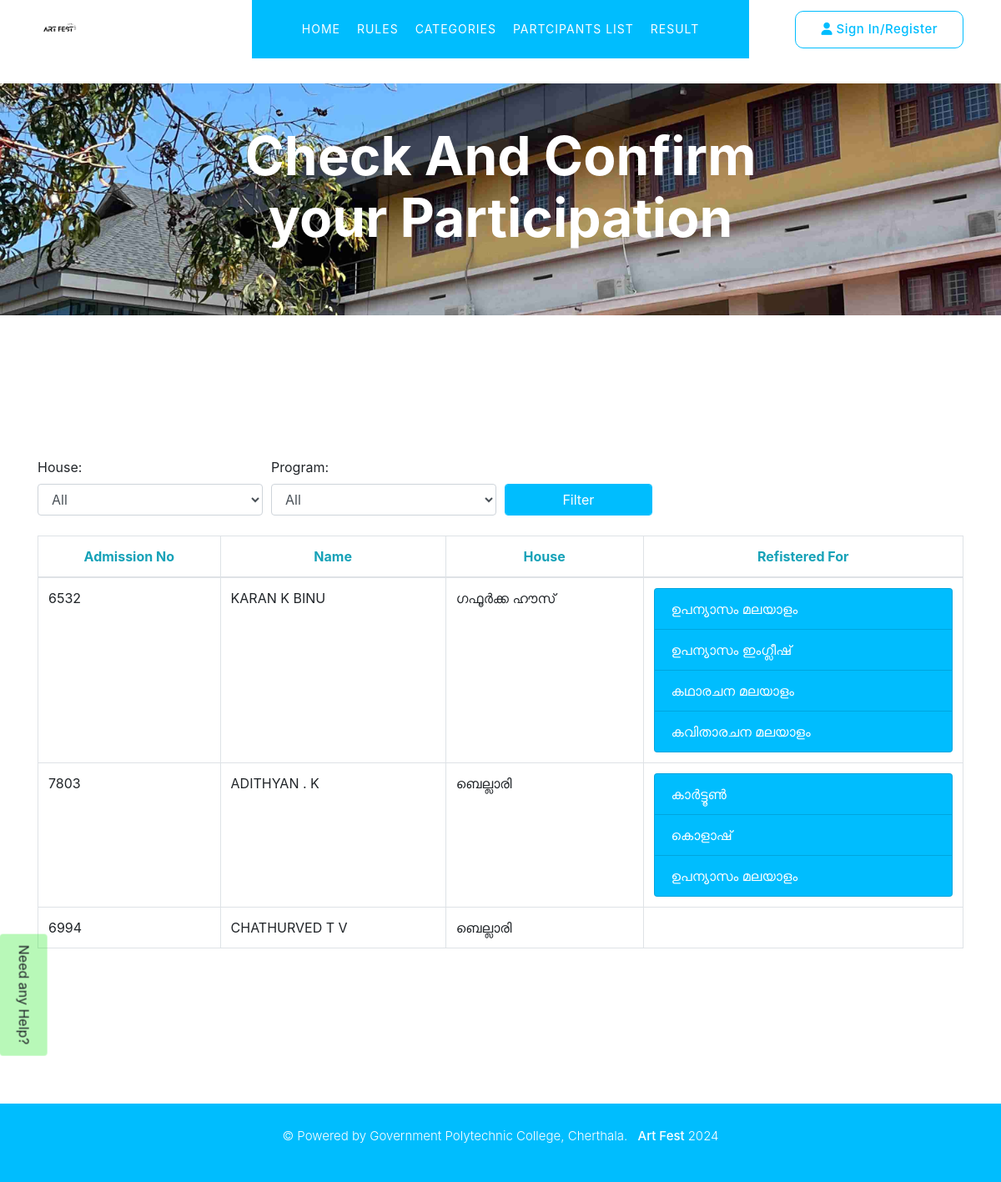
Before: /contest_details with the older database file.
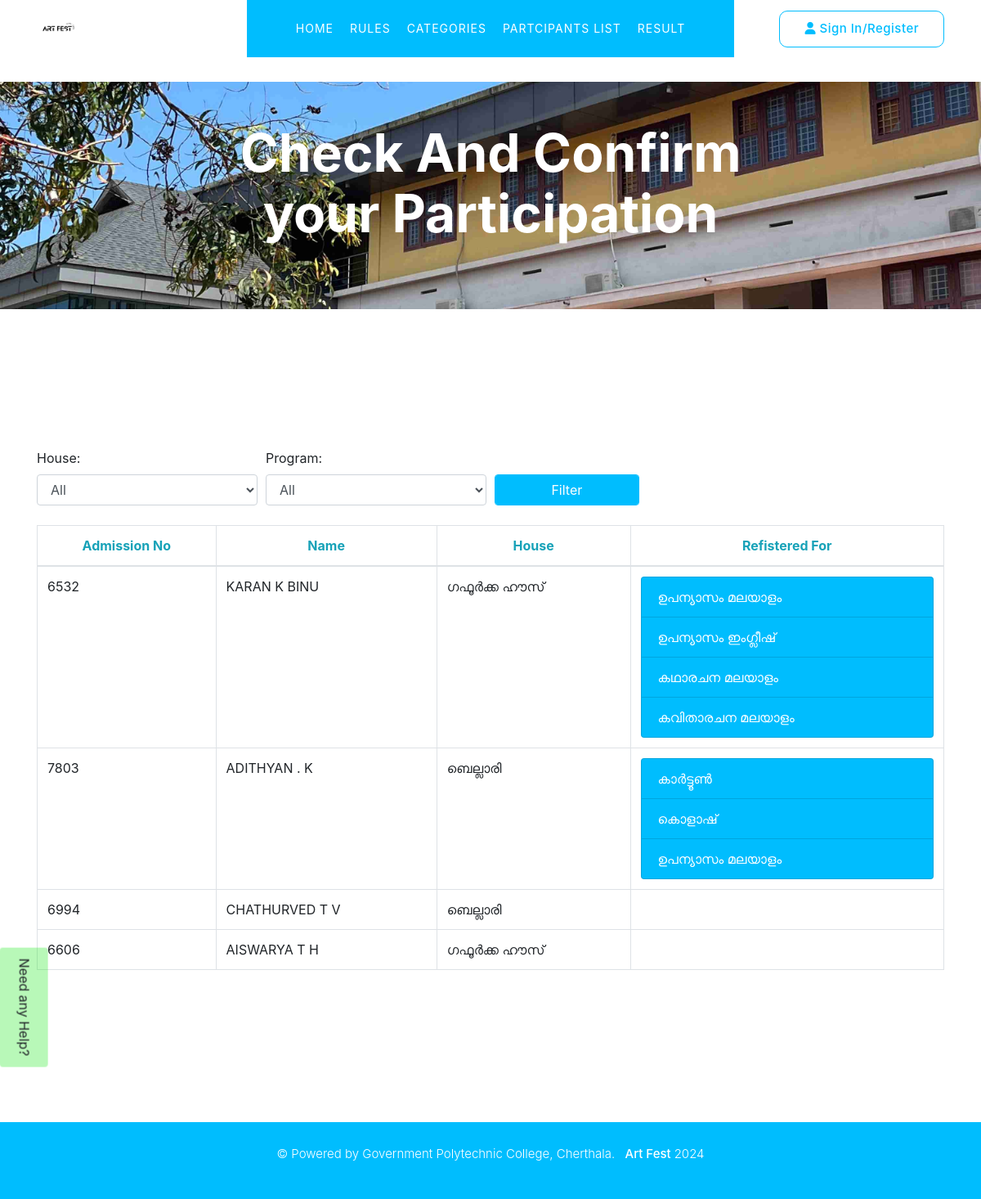
After: the same page with the newer database file.
### artfest2024/models.py (models this page shows, shortened)
class StudentUsers(models.Model):
    student_admn_no = models.CharField(max_length=4)
    student_name = models.CharField(max_length=255)
    student_email = models.EmailField()
    student_phone = models.CharField(max_length=10)
    student_password = models.CharField(max_length=255)
    house_name = models.CharField(max_length=255)
    Gender = models.CharField(max_length=20)
    program = models.ManyToManyField(Programs)

class Programs(models.Model):
    PROGRAM_CHOICES = (("individual", "individual"),)
    GENDER_CHOICES = (
        ("male", "Male"),
        ("female", "Female"),
        ("all", "All"),
    )
    STAGE_CHOICES = (
        ("On-Stage", "On-Stage"),
        ("Off-Stage", "Off-Stage"),
    )
    program_code = models.CharField(max_length=88)
    program_name = models.CharField(max_length=255)
    program_type = models.CharField(max_length=255, choices=PROGRAM_CHOICES)
    Gender_choices = models.CharField(max_length=255, choices=GENDER_CHOICES)
    Stage_choices = models.CharField(max_length=255, choices=STAGE_CHOICES)
    show_program = models.BooleanField(default=True)

### artfest2024/views.py (the view)
# urls.py: path("contest_details", views.contest_details, name="contest_details"),
def contest_details(request):
    house_filter = request.GET.get("house", "")
    program_filter = request.GET.get("program", "")
    students = StudentUsers.objects.all()
    if house_filter:
        students = students.filter(house_name=house_filter)
    if program_filter:
        students = students.filter(program__program_name=program_filter)
    houses = StudentUsers.objects.values_list("house_name", flat=True).distinct()
    programs = Programs.objects.values_list("program_name", flat=True).distinct()
    context = {
        "students": students,
        "houses": houses,
        "programs": programs,
        "selected_house": house_filter,
        "selected_program": program_filter,
        **get_common_data(),
    }
    return render(request, "contest_details.html", context)

### artfest2024/views.py (called while the page is built)
def get_common_data():
    return {"AllStudents": StudentDetails.objects.all()}

### artfest2024/templates/contest_details.html (shortened to what this page needs)
{% extends "main.html" %}
{% load static %}
{% block content %}
<div class="page-heading">
  <div class="container">
    <div class="row">
      <div class="col-lg-8 offset-lg-2 header-text">
        <h2 class="space-need"><span  style="color:white;">Check And Confirm your Participation</span></h2>
      </div>
    </div>
  </div>
</div>
<section class="contest-waiting">
  <div class="container">
    <form method="get" action="{% url 'contest_details' %}" id="filter-form" class="mb-3">
      <div class="form-row">
        <div class="col-md-3 mb-2">
          <label for="house_filter">House:</label>
          <select class="form-control" name="house" id="house_filter">
            <option value="">All</option>
          </select>
        </div>
        <div class="col-md-3 mb-2">
          <label for="program_filter">Program:</label>
          <select class="form-control" name="program" id="program_filter">
            <option value="">All</option>
          </select>
        </div>
        <div class="col-md-2">
          <label>&nbsp;</label>
          <button type="submit" class="btn btn-primary form-control">Filter</button>
        </div>
      </div>
    </form>
    <div class="table-responsive">
      <table class="table table-bordered table-striped table-hover">
          <thead class="thead text-info">
              <tr class="text-center">
                  <th>Admission No</th>
                  <th>Name</th>
                  <th>House</th>
                  <th>Refistered For</th>
              </tr>
          </thead>
          <tbody>
              {% for student in students %}
              <tr>
                  <td>{{ student.student_admn_no }}</td>
                  <td>{{ student.student_name }}</td>
                  <td>{{ student.house_name }}</td>
                  <td>
                      <ul class="list-group">
                          {% for program in student.program.all %}
                              <li class="list-group-item list-group-item-info">{{ program.program_name }}</li>
                          {% endfor %}
                      </ul>
                  </td>
              </tr>
              {% endfor %}
          </tbody>
      </table>
  </div>
  </div>
</section>
{% endblock content %}

### artfest2024/templates/main.html (shortened to what this page needs)
{% load static %}
<!DOCTYPE html>
<html lang="en">
  <head>
    <link rel="stylesheet" href="{% static 'assets/css1/fontawesome.css' %}" />
    <link
      rel="stylesheet"
      href="{% static 'assets/css1/templatemo-snapx-photography.css' %}"
    />
    <link rel="stylesheet" href="{% static 'assets/css1/owl.css' %}" />
    <link rel="stylesheet" href="{% static 'assets/css1/animate.css' %}" />
    <link rel="stylesheet" href="https://stackpath.bootstrapcdn.com/bootstrap/4.3.1/css/bootstrap.min.css">
  </head>
  <body>
    <header class="header-area header-sticky">
      <div class="container">
        <div class="row">
          <div class="col-12">
            <nav class="main-nav">
              <a href="{% url 'index' %}" class="logo">
                <img src="{% static 'assets/images1/artslogo.jpg' %}" alt="Logo" class="logo-img"/>
              </a>
              <ul class="nav">
                <li><a href="{% url  'index' %}" class="active">Home</a></li>
                <li><a href="{% static 'files/ARTS_2024_MANUAL.pdf' %}" download>Rules</a></li>
                <li><a href="{% url  'categories' %}">Categories</a></li>
                <li><a href="{% url  'contest_details' %}">Partcipants List</a></li>
                <li><a href="#">Result</a></li>
              </ul>
              {% if user.is_authenticated %}
              <div class="dropdown border-button">
                <a id="user-icon" href="#" class="sign-in-up" role="button" id="dropdownMenuLink">
                  <i class="fa fa-user"></i> {{ request.user.username }}
                </a>
                <div class="dropdown-content text-center" aria-labelledby="dropdownMenuLink">
                  <a class="dropdown-item" href="{% url 'select_categories' %}">Profile</a>
                  <a class="dropdown-item" href="#" data-toggle="modal" data-target="#forgotPasswordModal" id="forgotPasswordLink">Forgot Password</a>
                  <a class="dropdown-item" href="{% url 'user_logout' %}">Logout</a>
                </div>
              </div>
                {% else %}
                  <div class="border-button">
                    <a id="modal_trigger" href="#modal" class="sign-in-up">
                      <i class="fa fa-user"></i> Sign In/Register
                    </a>
                  </div>
              {% endif %}
            </nav>
          </div>
        </div>
      </div>
    </header>
    <button class="btn btn-primar" id="help-btn" data-toggle="modal" data-target="#registrationHelpModal">Need any Help?</button>
    {% block content %} {% endblock content %}
    <footer>
      <div class="container">
        <div class="row">
          <div class="col-lg-12">
            <p>
              © Powered by Government Polytechnic College, Cherthala.
              <a href="#">&nbsp; Art Fest </a> 2024
            </p>
          </div>
        </div>
      </div>
    </footer>
  </body>
</html>

### artfest2024/static/assets/css1/templatemo-snapx-photography.css (style rules this page uses)
html, body, div, span, applet, object, iframe, h1, h2, h3, h4, h5, h6, p, blockquote, div pre, a, abbr, acronym, address, big, cite, code, del, dfn, em, font, img, ins, kbd, q, s, samp, small, strike, strong, sub, sup, tt, var, b, u, i, center, dl, dt, dd, ol, ul, li, figure, header, nav, section, article, aside, footer, figcaption { margin: 0; padding: 0; border: 0; outline: 0; }
ul, li { padding: 0; margin: 0; list-style: none; }
header, nav, section, article, aside, footer, hgroup { display: block; }
* { box-sizing: border-box; }
html, body { font-family: 'Roboto', sans-serif; font-weight: 400; background-color: #fff; font-size: 16px; -webkit-font-smoothing: antialiased; -moz-osx-font-smoothing: grayscale; }
a { text-decoration: none !important; }
h1, h2, h3, h4, h5, h6 { margin-top: 0px; margin-bottom: 0px; color: #2a2a2a; }
ul { margin-bottom: 0px; }
p { font-size: 15px; line-height: 28px; color: #7a7a7a; }
img { width: 100%; overflow: hidden; }
html, body { background: #fff; font-family: 'Roboto', sans-serif; }
.border-button a { font-size: 15px; color: #00bdfe; background-color: transparent; border: 1px solid #00bdfe; padding: 10px 30px; display: inline-block; border-radius: 10px; font-weight: 500; text-transform: capitalize; letter-spacing: 0.5px; transition: all .3s; }
section { margin-top: 120px; }
.header-area { background-color: #fff; position: absolute; height: 70px; top: 0; left: 0; right: 0; z-index: 100; -webkit-transition: all .5s ease 0s; -moz-transition: all .5s ease 0s; -o-transition: all .5s ease 0s; transition: all .5s ease 0s; }
.header-area .main-nav { min-height: 80px; background: transparent; display: flex }
.header-area .main-nav .logo { margin-top: 9px; flex-basis: 20%; -webkit-transition: all 0.3s ease 0s; -moz-transition: all 0.3s ease 0s; -o-transition: all 0.3s ease 0s; transition: all 0.3s ease 0s; }
.header-area .main-nav .logo img { max-width: 142px; }
.header-area .main-nav .nav { flex-basis: 60%; height: 70px; margin-top: 0px; margin-right: 0px; -webkit-transition: all 0.3s ease 0s; -moz-transition: all 0.3s ease 0s; -o-transition: all 0.3s ease 0s; transition: all 0.3s ease 0s; position: relative; z-index: 999; }
.nav { justify-content: center; }
.header-area .main-nav .nav li:first-child { padding-left: 60px; }
.header-area .main-nav .nav li:last-child { padding-right: 60px; }
.header-area .main-nav .nav li { padding-left: 30px; padding-right: 30px; background-color: #00bdfe; }
.header-area .main-nav .nav li a { display: block; font-weight: 400; font-size: 14px; text-transform: uppercase; color: #fff; -webkit-transition: all 0.3s ease 0s; -moz-transition: all 0.3s ease 0s; -o-transition: all 0.3s ease 0s; transition: all 0.3s ease 0s; height: 70px; line-height: 70px; border: transparent; letter-spacing: 1px; }
.header-area .main-nav .border-button { flex-basis: 20%; margin-top: 13px; text-align: right; }
.header-area .main-nav .nav li:hover a, .header-area .main-nav .nav li a.active { color: #fff; }
.header-area.header-sticky { min-height: 70px; }
.header-area.header-sticky .nav li a.active { color: #fff; }
@media (max-width: 1200px) { .header-area .main-nav .nav li { padding-left: 10px; padding-right: 10px; } }
@media (max-width: 1200px) { .header-area .main-nav:before { display: none; } }
.btn { padding: 10px 20px; background: #00bdfe; color: #fff; transition: all .3s; }
footer { background-color: #00bdfe; text-align: center; padding: 25px 0px; margin-top: 120px; }
footer p { color: #fff; font-weight: 300; }
footer p a { color: #fff; font-weight: 500; }
.page-heading { background-repeat: no-repeat; background-position: center center; background-size: cover; padding-top: 200px; padding-bottom: 130px; text-align: center; background-image: url('../images1/img4.jpg'); }
.page-heading h2 { color: #fff; font-size: 64px; font-weight: 700; line-height: 74px; }
.page-heading h2.space-need { padding: 0px 30px; }
body { overflow-x: hidden; }

### artfest2024/templates/main.html (style rules this page uses)
.logo-img { width:25%; height:65%; margin-bottom:4px; }
#help-btn { background-color:rgba(22,230,22,0.3); transform: rotate(90deg); transform-origin: bottom left; position:fixed; top:75%; width:auto; height:4%; z-index:9999; }

Changed rows visible on the page:
added StudentUsers: student_admn_no "6606", student_name "AISWARYA T H", house_name "ഗഫൂർക്ക ഹൗസ്"
